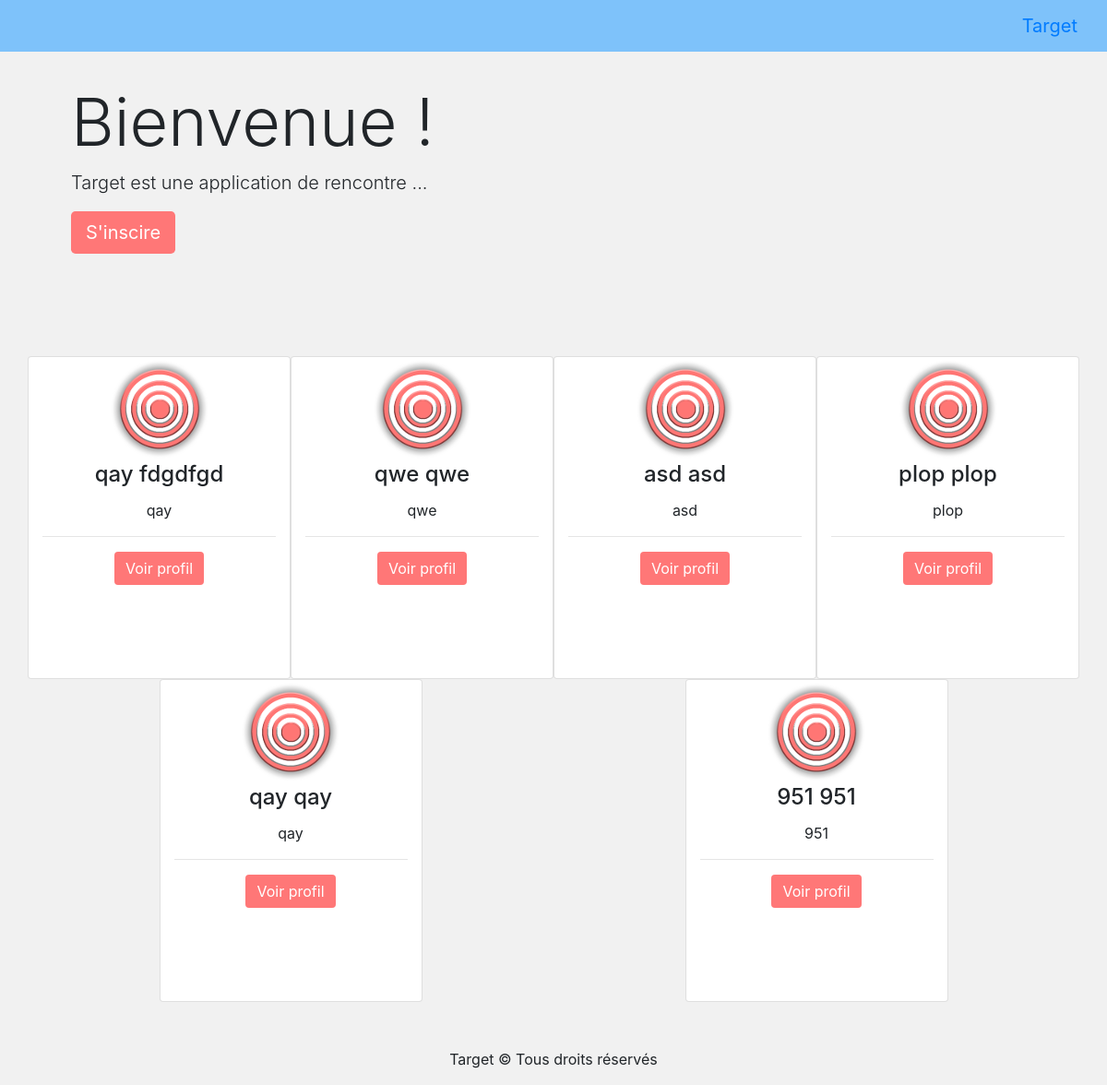
The page / on the database its author committed.
### tables this page shows
CREATE TABLE `utilisateur` (
  `idUser` int(10) NOT NULL,
  `email` varchar(20) NOT NULL,
  `password` varchar(50) NOT NULL,
  `login` varchar(20) NOT NULL,
  `nom` varchar(20) NOT NULL,
  `prenom` varchar(20) NOT NULL,
  `caracteristiques` varchar(50) NOT NULL,
  `description` varchar(50) NOT NULL,
  `cheminphoto` varchar(50) DEFAULT NULL
);

### model/function_BD.php (called while the page is built, shortened)
<?php
function getConnexion(){
    static $dbb=null;
    if($dbb==null){
        try{
        $connectionString="mysql:host=".DB_HOST.";dbname=".DB_NAME."";
        $dbb=new PDO($connectionString,DB_USER,DB_PASS, array(PDO::MYSQL_ATTR_INIT_COMMAND => 'SET NAMES utf8'));
        $dbb->setAttribute(PDO::ATTR_ERRMODE,PDO::ERRMODE_EXCEPTION);
        }
        catch(PDOException $e){
            die('Erreur : '. $e->getMessage() );
        }
    }
    return $dbb;
}
function getUsers(){
    $connexion=getConnexion();
    $request=$connexion->prepare("SELECT * FROM `utilisateur`");
    $request->execute();
    $resulat=$request->fetchAll(PDO::FETCH_ASSOC);
    return $resulat;
}

### index.php (the view, shortened to what this page needs)
<?php
include 'model/function_BD.php';
$UsersDataBase = getUsers();
?>
<!DOCTYPE html>
<html lang="fr">
  <head>
    <link href="../bootstrap-4.0.0-dist/css/bootstrap.min.css" rel="stylesheet">
	<link href="css/index.css" rel="stylesheet">
  </head>
  <body>
	<div class="fond">
    <nav class="navbar navbar-default navbar-toggleable-md fixed-top navbar-inverse">
      <button class="navbar-toggler navbar-toggler-right" type="button" data-toggle="collapse" data-target="#navbarsExampleDefault" aria-controls="navbarsExampleDefault" aria-expanded="false" aria-label="Toggle navigation">
        <span class="navbar-toggler-icon"></span>
      </button>
      <a class="navbar-brand" href="index.php">Target</a>
    </nav>
    <div class="container hidden-lg hidden-md">
      <header class="jumbotron">
        <h1 class="display-3">Bienvenue !</h1>
        <p class="lead">Target est une application de rencontre  ...</p>
        <?php
                  if (isset($_SESSION["pseudo"])) {
                      echo '';
                  }
                  else{
                      echo '<a href="#" class="btn btn-primary btn-lg btn-card">S\'inscire</a>';
                  }
        ?>
      </header>
      <div class="row text-center hidden-md">
        <?php
        foreach ($UsersDataBase as $ficheUser){
        echo '<div class="card randomCard col-lg-3 col-md-6">
                <img class="thumbnail img-responsive ya" src="img/logo1.png"">
                <div class="card-block">
                        <h4 class="card-title">'.$ficheUser["nom"].'  '.$ficheUser["prenom"].'</h4>
                        <p class="card-text">'.$ficheUser["description"].'</p>
                        <hr>';
                    echo '<a href="profil.php?pseudo=' . $ficheUser["login"]. " \"".'class="btn btn-primary btn-card">Voir profil</a>';
                            echo '</div>
        </div>';
        }
        ?>
      </div>
    </div>
    <footer class="footer">
      <div class="container">
        <p class="text-center">Target &copy Tous droits réservés</p>
      </div>
    </footer>
	</div>
  </body>
</html>

### css/index.css (style rules this page uses)
body { background-color: #F1F1F1; overflow-y: scroll; overflow-x: hidden; }
.jumbotron { margin-top: 25px; background-color: #F1F1F1; }
.footer { margin-top: 50px; }
.navbar { background-color: #7EC2FA; }
.btn-card { background-color: #FF7777; border: none; margin-bottom: 15px; }
.card { height: 300px; width: 300px; margin: auto; }
.randomCard { height: 350px; width: 350px; margin: auto; }
.ya { display: block; margin-left: auto; margin-right: auto }

### rows shown on the page
utilisateur: nom "qay", prenom "fdgdfgd", description "qay"
utilisateur: nom "qwe", prenom "qwe", description "qwe"
utilisateur: nom "asd", prenom "asd", description "asd"
utilisateur: nom "plop", prenom "plop", description "plop"
utilisateur: nom "qay", prenom "qay", description "qay"
utilisateur: nom "951", prenom "951", description "951"
